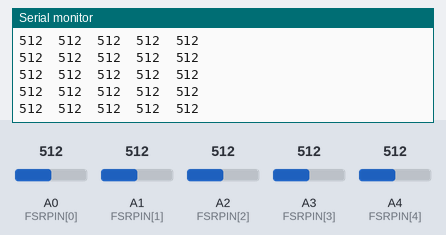
Bench run of a sketch on a simulated Arduino Uno, built with avr-gcc and run on an emulated ATmega328P. Shown: the last lines printed to the serial monitor. Inputs (shaded band) come from the test bench; at power-on: A0 (FSRPIN[0]) = 512, A1 (FSRPIN[1]) = 512, A2 (FSRPIN[2]) = 512, A3 (FSRPIN[3]) = 512, A4 (FSRPIN[4]) = 512.

Above: at 4.2 s.
4.3 s: A0 (FSRPIN[0]) set to 111
At 4.36 s:
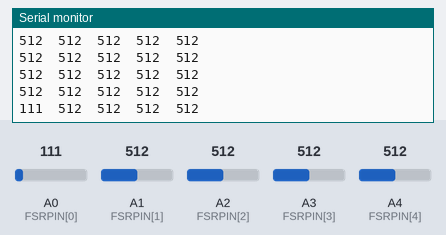
7.3 s: A0 (FSRPIN[0]) set to 89
At 7.3 s:
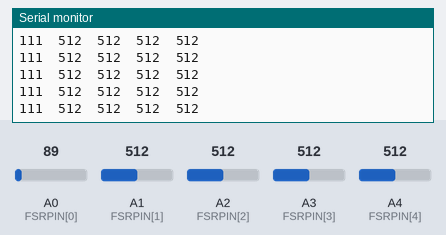
Timing chart, 0 to 10.3 s (numbered marks = the images above; inputs shaded):
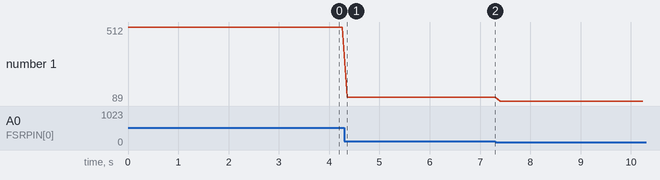

Measured:
- after the input at 4.3 s, the serial monitor: prints a new line after 0.06 s (image 1)
- plotted number 1: 512 → 111 after the input at 4.3 s, 111 → 89 after the input at 7.3 s

The sketch:

Read_Fingies.ino
```cpp
int FSRPIN[] = {A0, A1, A2, A3, A4};
int fsrReadings[5];


void setup() {
  // Prepare to send readings to the computer over USB
  Serial.begin(9600);
}

void loop() {
  // Iterate over each finger and output voltage readings, tab separated
  for (int i=0; i < 5; i++) {
    fsrReadings[i] = analogRead(FSRPIN[i]);
    Serial.print(fsrReadings[i]);
    Serial.print('\t');
  }
  // Flush and prepare to send new data
  Serial.println();
  delay(100);
}
```
